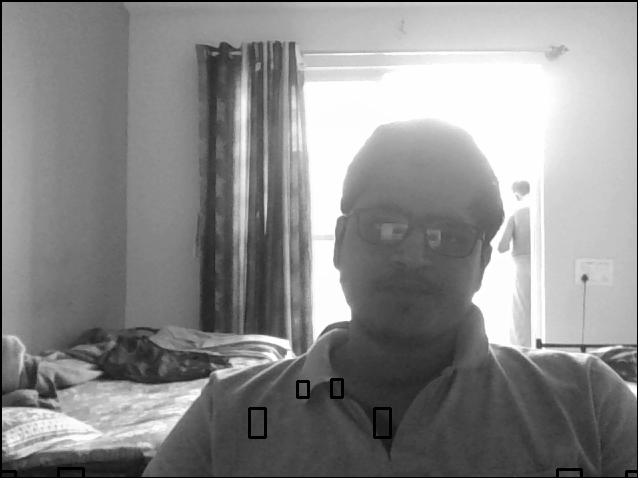
#> input picture gr/1539937946.5633383.png, 638 x 478 px
$ python -i test.py   (imports and definitions only)   (older library calls are emulated)
#> lines starting #> are read from the running program, lines starting #| are printed output that depends on the picture
import cv2
import numpy as np
import time
import pickle
import pandas as pd
from numpy.linalg import norm

# [1 line not run here, left out]

def preprocess_hog(digits):
    samples = []
    for img in digits:
        gx = cv2.Sobel(img, cv2.CV_32F, 1, 0)
        gy = cv2.Sobel(img, cv2.CV_32F, 0, 1)
        mag, ang = cv2.cartToPolar(gx, gy)
        bin_n = 16
        bin = np.int32(bin_n * ang / (2 * np.pi))
        bin_cells = bin[:10, :10], bin[10:, :10], bin[:10, 10:], bin[10:, 10:]
        mag_cells = mag[:10, :10], mag[10:, :10], mag[:10, 10:], mag[10:, 10:]
        hists = [np.bincount(b.ravel(), m.ravel(), bin_n) for b, m in zip(bin_cells, mag_cells)]
        hist = np.hstack(hists)

        # transform to Hellinger kernel
        eps = 1e-7
        hist /= hist.sum() + eps
        hist = np.sqrt(hist)
        hist /= norm(hist) + eps
        #print(hist)

        samples.append(hist)
    return np.float32(samples)


def IClassifier(crop_image):
    imageData = cv2.resize(crop_image, (64, 64))
    imar = []
    imar.append(imageData)
    samples = preprocess_hog(imar)
    df = pd.DataFrame(samples)
    result = classifier.predict(df.iloc[:, :].values)
    # training_set.class_indices
    #print(result)
    if result == 1:

        prediction = '1'
        # print(iname + "==" + prediction)
        return 1
    else:
        # cv.imshow(iname,cv2.imread(iname))
        prediction = '0'
        # print(iname + "==" + prediction)
        return 0

bgSubThreshold = 50
learningRate = 0
bgModel = cv2.createBackgroundSubtractorMOG2(0, bgSubThreshold)
def removeBG(frame):
    fgmask = bgModel.apply(frame,learningRate=learningRate)
    # kernel = cv2.getStructuringElement(cv2.MORPH_ELLIPSE, (3, 3))
    # res = cv2.morphologyEx(fgmask, cv2.MORPH_OPEN, kernel)

    kernel = np.ones((3, 3), np.uint8)
    fgmask = cv2.erode(fgmask, kernel, iterations=1)
    res = cv2.bitwise_and(frame, frame, mask=fgmask)
    return res


# [1 line not run here, left out]
# [1 line that did not run here, left out]
# [1 line that did not run here, left out]
# [1 line that did not run here, left out]

# [1 line that did not run here, left out]

# [31 lines not run here, left out]

>>> import cv2
>>> picture = cv2.imread('gr/1539937946.5633383.png')
#> picture is the input picture: shape (478, 638, 3); min 0, max 254, mean 139.2
>>> result = IClassifier(picture)
#> in IClassifier, `imageData = cv2.resize(crop_image, (64, 64))`:
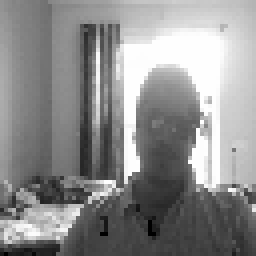
#> imageData: shape (64, 64, 3) (shown 4 times larger); min 0, max 254, mean 141.1
#> the loop in preprocess_hog, `for img in digits:` made 1 pass
#> (bin_n, eps) on pass 1: (16, 1e-07)
#> pass 1, in preprocess_hog, `gx = cv2.Sobel(img, cv2.CV_32F, 1, 0)`:
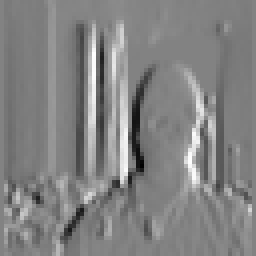
#> gx: shape (64, 64, 3) float32 (shown 4 times larger); min -657, max 628, mean 2.2; drawn with min black and max white
#> pass 1, in preprocess_hog, `gy = cv2.Sobel(img, cv2.CV_32F, 0, 1)`:
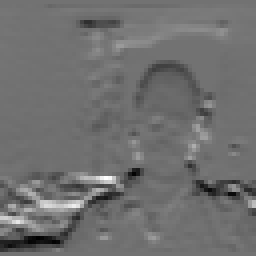
#> gy: shape (64, 64, 3) float32 (shown 4 times larger); min -600, max 739, mean -13.9; drawn with min black and max white
#> pass 1, in preprocess_hog, `mag, ang = cv2.cartToPolar(gx, gy)`:
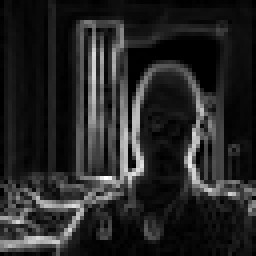
#> mag: shape (64, 64, 3) float32 (shown 4 times larger); min 0, max 742.6, mean 110.5; drawn with min black and max white
#> pass 1, in preprocess_hog, `mag, ang = cv2.cartToPolar(gx, gy)`:
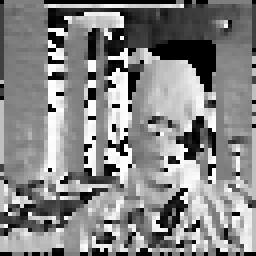
#> ang: shape (64, 64, 3) float32 (shown 4 times larger); min 0, max 6.28, mean 3.31; drawn with min black and max white
#> after the loop in preprocess_hog, `for img in digits:`: samples = 1 item
#> in IClassifier, `df = pd.DataFrame(samples)`: df = table of 1 rows and 64 columns
#> (the run stopped early here; a loop or call above may not have finished)

$ run again, on gr/1539937946.608341.png
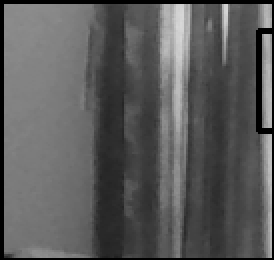
#> input picture gr/1539937946.608341.png, 137 x 130 px (shown 2 times larger)
#> picture is the input picture: shape (130, 137, 3); min 0, max 216, mean 90.6
#> the loop in preprocess_hog, `for img in digits:` made 1 pass
#> (bin_n, eps) on pass 1: (16, 1e-07)
#> pass 1, in preprocess_hog, `mag, ang = cv2.cartToPolar(gx, gy)`:
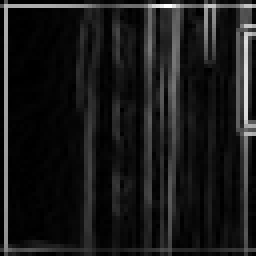
#> mag: shape (64, 64, 3) float32 (shown 4 times larger); min 0, max 811.6, mean 82.1; drawn with min black and max white
#> pass 1, in preprocess_hog, `mag, ang = cv2.cartToPolar(gx, gy)`:
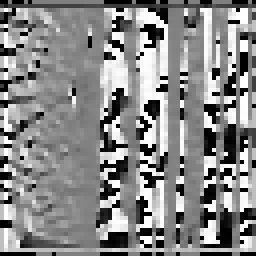
#> ang: shape (64, 64, 3) float32 (shown 4 times larger); min 0, max 6.28, mean 3.36; drawn with min black and max white
#> after the loop in preprocess_hog, `for img in digits:`: samples = 1 item
#> df = table of 1 rows and 64 columns

$ run again, on gr/1539937946.6213424.png
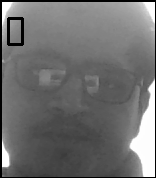
#> input picture gr/1539937946.6213424.png, 156 x 178 px
#> picture is the input picture: shape (178, 156, 3); min 0, max 254, mean 111.3
#> the loop in preprocess_hog, `for img in digits:` made 1 pass
#> (bin_n, eps) on pass 1: (16, 1e-07)
#> pass 1, in preprocess_hog, `mag, ang = cv2.cartToPolar(gx, gy)`:
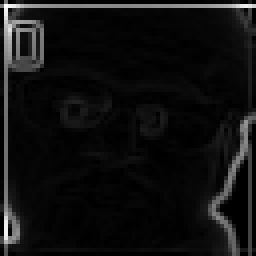
#> mag: shape (64, 64, 3) float32 (shown 4 times larger); min 0, max 1077.6, mean 69.7; drawn with min black and max white
#> pass 1, in preprocess_hog, `mag, ang = cv2.cartToPolar(gx, gy)`:
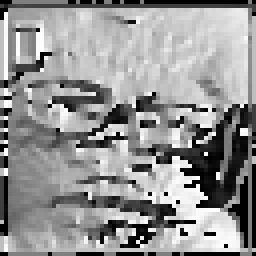
#> ang: shape (64, 64, 3) float32 (shown 4 times larger); min 0, max 6.28, mean 3.63; drawn with min black and max white
#> after the loop in preprocess_hog, `for img in digits:`: samples = 1 item
#> df = table of 1 rows and 64 columns

$ run again, on gr/1539937949.5783353.png
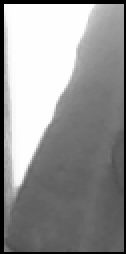
#> input picture gr/1539937949.5783353.png, 63 x 127 px (shown 2 times larger)
#> picture is the input picture: shape (127, 63, 3); min 0, max 254, mean 148.4
#> the loop in preprocess_hog, `for img in digits:` made 1 pass
#> (bin_n, eps) on pass 1: (16, 1e-07)
#> pass 1, in preprocess_hog, `mag, ang = cv2.cartToPolar(gx, gy)`:
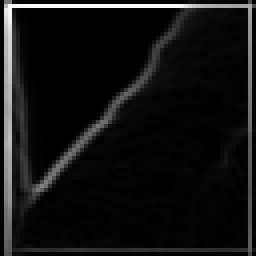
#> mag: shape (64, 64, 3) float32 (shown 4 times larger); min 0, max 1043.8, mean 74.6; drawn with min black and max white
#> pass 1, in preprocess_hog, `mag, ang = cv2.cartToPolar(gx, gy)`:
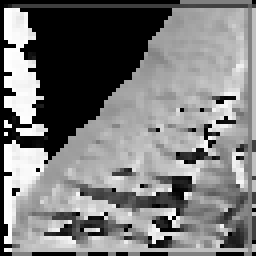
#> ang: shape (64, 64, 3) float32 (shown 4 times larger); min 0, max 6.28, mean 3.03; drawn with min black and max white
#> after the loop in preprocess_hog, `for img in digits:`: samples = 1 item
#> df = table of 1 rows and 64 columns
